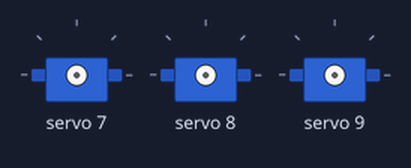
Recording of a sketch running on a simulated Arduino Uno, built with avr-gcc and run on an emulated ATmega328P. On the bench: 3 × servo. What the sketch prints to the serial monitor is not drawn.

Above: at 0.05 s.
At 0.65 s:
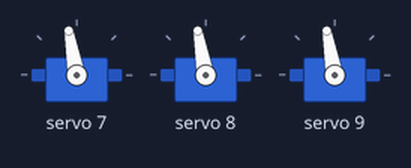
At 1.25 s:
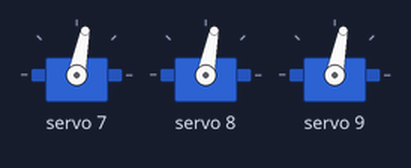
Timing chart, 0 to 3.4 s (numbered marks = the images above):
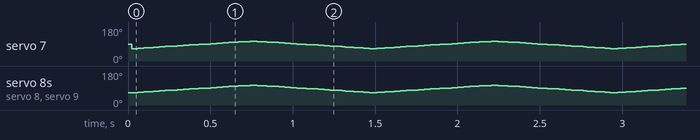

The sketch:

ESP8266_PCA_BEGIN.ino
```cpp
#include <Wire.h>
#include <Adafruit_PWMServoDriver.h>

// PCA9685 instance
Adafruit_PWMServoDriver pwm = Adafruit_PWMServoDriver();

// Servo pulse range
#define SERVOMIN 300
#define SERVOMAX 400

// Servo channels
const uint8_t servoChannels[] = {7, 8, 9};
const uint8_t SERVO_COUNT = sizeof(servoChannels) / sizeof(servoChannels[0]);

void setup() {
  Serial.begin(115200);
  delay(10);

  Serial.println("Initializing I2C communication...");
  pwm.begin();
  pwm.setPWMFreq(60);
  delay(10);

  Serial.println("I2C communication initialized.");
}

void loop() {
  Serial.println("Sweeping servos on channels 7, 8, 9...");

  // Sweep up
  for (int pulse = SERVOMIN; pulse <= SERVOMAX; pulse++) {
    for (uint8_t i = 0; i < SERVO_COUNT; i++) {
      pwm.setPWM(servoChannels[i], 0, pulse);
    }
    delay(5);
  }

  // Sweep down
  for (int pulse = SERVOMAX; pulse >= SERVOMIN; pulse--) {
    for (uint8_t i = 0; i < SERVO_COUNT; i++) {
      pwm.setPWM(servoChannels[i], 0, pulse);
    }
    delay(5);
  }
}
```
